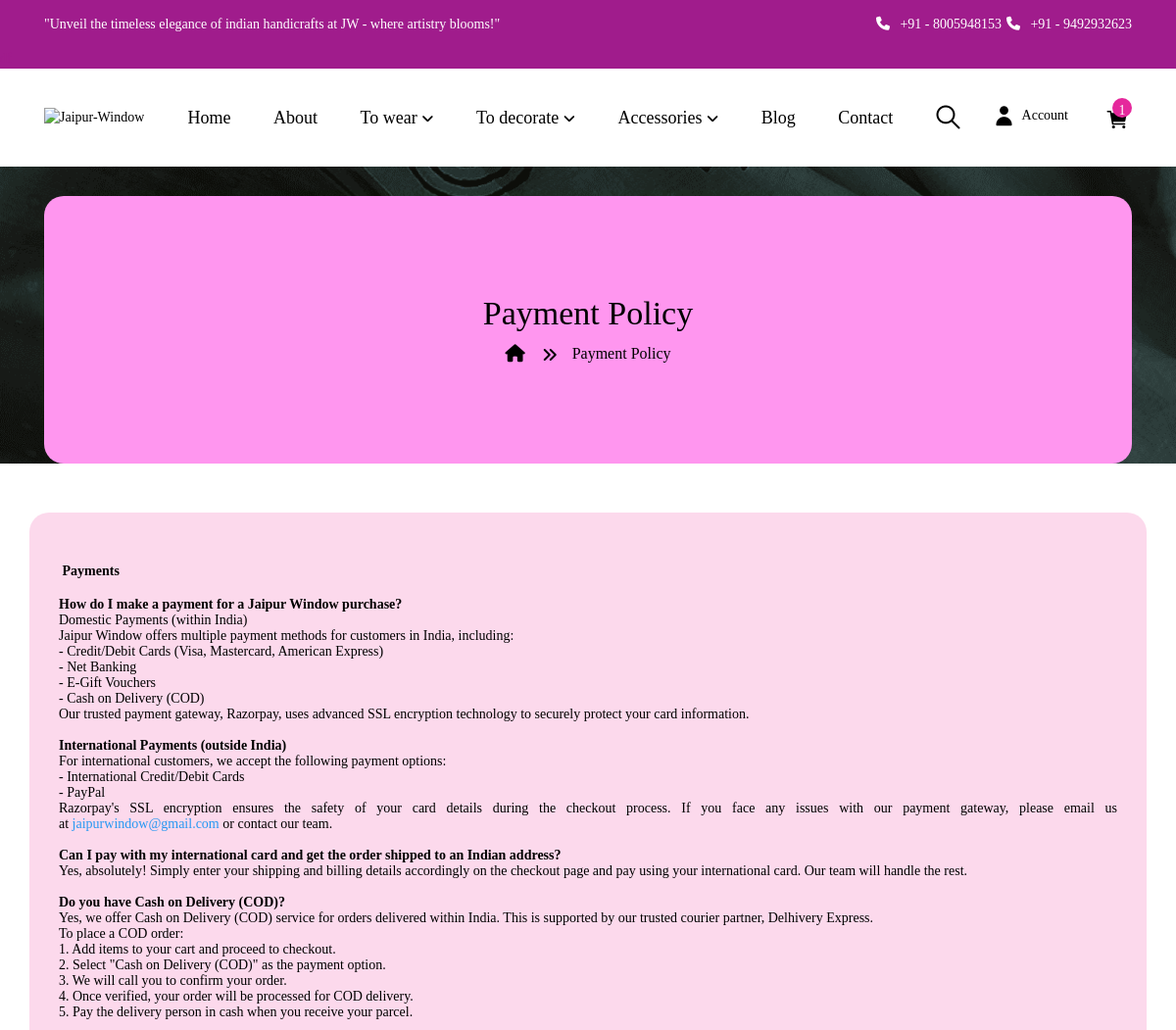
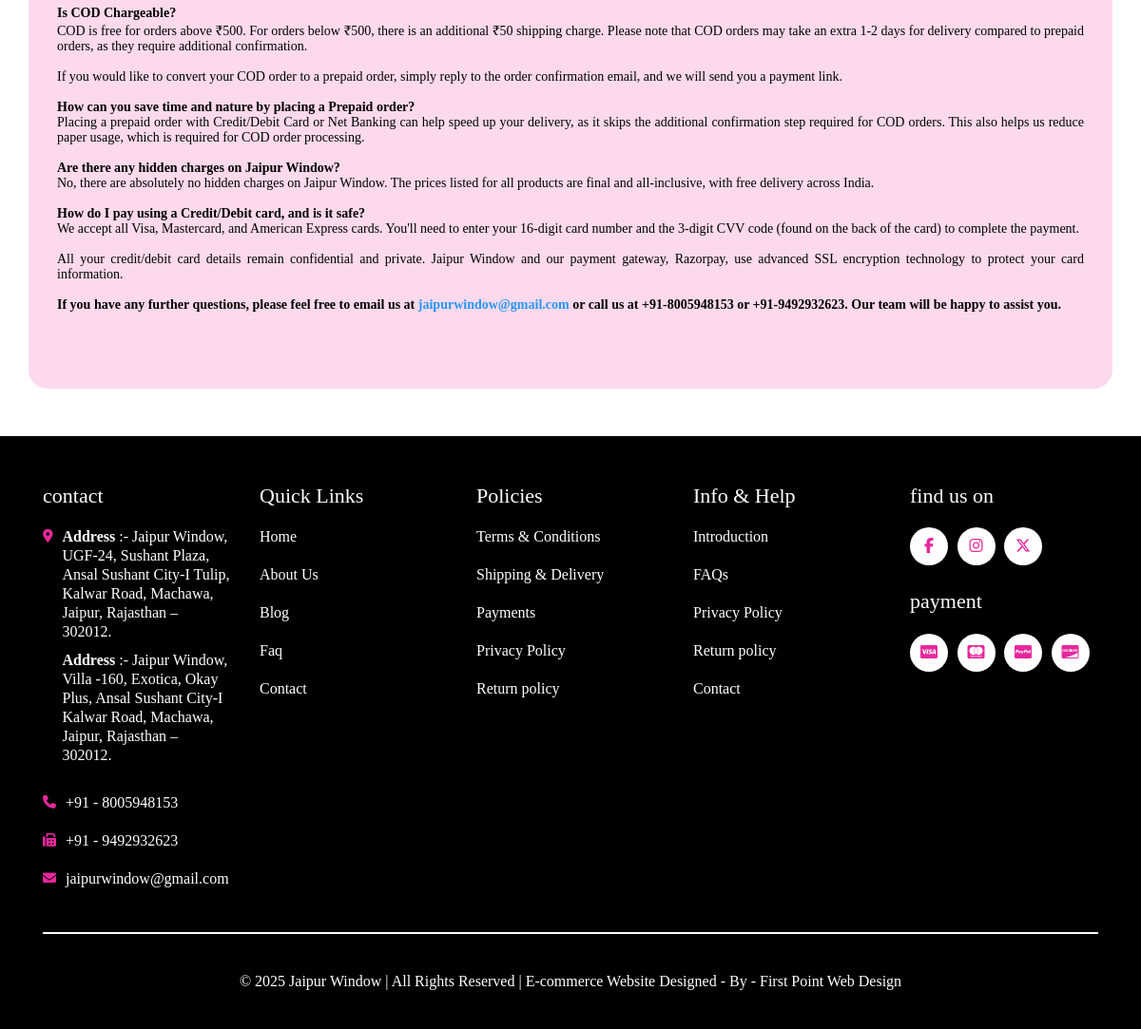
Page /payment-info.php (signed in) on the committed database (2 pictures, top to bottom).
### tables this page shows
CREATE TABLE `tbl_payment_policy` (
  `id` int(11) NOT NULL,
  `heading` text NOT NULL,
  `content` text NOT NULL,
  `create_at` timestamp NOT NULL DEFAULT current_timestamp() ON UPDATE current_timestamp()
);

CREATE TABLE `tbl_contact` (
  `id` int(11) NOT NULL,
  `heading` text NOT NULL,
  `address` text NOT NULL,
  `phone_no_1` text NOT NULL,
  `phone_no_2` text NOT NULL,
  `email` text NOT NULL,
  `shop_time` text NOT NULL,
  `map_links` text NOT NULL,
  `create_at` timestamp NOT NULL DEFAULT current_timestamp()
);

### payment-info.php (the view, shortened to what this page needs)
<?php
include('./admin/inc/config.php');
$statement = $pdo->prepare("SELECT * FROM tbl_payment_policy WHERE id=1");
$statement->execute();
$result = $statement->fetchAll(PDO::FETCH_ASSOC);
foreach ($result as $row) {
	$heading = $row['heading'];
	$content = $row['content'];
}
?>
<!DOCTYPE HTML>
<html lang="en-US">
<head>
    <link rel="stylesheet" href="assets/css/bootstrap.min.css">
    <link rel="stylesheet" href="assets/css/owl.carousel.css" type="text/css" media="all" />
    <link rel="stylesheet" href="./assets/cdnjs.cloudflare.com/ajax/libs/font-awesome/6.1.1/css/all.min.css" />
    <link rel="stylesheet" href="assets/fonts/vipodha-font.css" type="text/css" media="all">
    <link rel="stylesheet" href="assets/css/style.css" type="text/css" media="all" />
    <link rel="stylesheet" href="assets/css/mycss.css" type="text/css" media="all" />
    <link rel="stylesheet" href="assets/css/common-page-style.css" type="text/css" media="all" />
    <link rel="stylesheet" href="assets/css/my-cart.css" type="text/css" media="all" />
    <link rel="stylesheet" href="assets/css/vipodha_megamenu.css">
    <link rel="stylesheet" href="https://cdnjs.cloudflare.com/ajax/libs/font-awesome/6.7.2/css/all.min.css" />
</head>
<body class="aboutpage" style="background-image: url(./assets/images/banners/banner-main.jpeg); background-repeat: no-repeat; width: 100%; height: auto;  background-attachment: fixed; background-position: center; overflow-x: hidden !important">
	<?php include('include/header.php'); ?>
	<section>
		<div class="breadcrumb-main">
			<div class="container">
				<div class="breadcrumb-container">
					<h2 class="page-title"><?= $heading; ?></h2>
					<ul class="breadcrumb">
						<li class="breadcrumb-item">
							<a href="index.php">
								<i class="fas fa-home"></i>
							</a>
						</li>
						<li class="breadcrumb-item">
							<a><?= $heading; ?></a>
						</li>
					</ul>
				</div>
			</div>
		</div>
	</section>
	<div class="privacy-section">
		<div class="container">
			<div class="row" style="background-color:  #fcd9ec; border-radius: 20px; padding: 10px 30px;">
				<div id="content" class="col-sm-12  all-blog">
					<div class="information-information">
						<?= $content;  ?>
					</div>
				</div>
			</div>
		</div>
	</div>
	<?php include('include/footer.php'); ?>
    <link href="./assets/cdnjs.cloudflare.com/ajax/libs/animate.css/3.7.2/animate.min.css" rel="stylesheet" />
</body>
</html>

### include/footer.php (shortened to what this page needs)
<footer>
    <div class="container">
        <div class="footer-top">
            <div class="row">
                <div class="col-md-3">
                    <div class="position-footer-left">
                        <h5 class="toggled title">
                            contact
                        </h5>
                        <ul class="list-unstyled">
                            <?php
                            $statement = $pdo->prepare("SELECT * FROM tbl_contact WHERE id=1");
                            $statement->execute();
                            $result = $statement->fetchAll(PDO::FETCH_ASSOC);
                            foreach ($result as $row) {
                                $address = $row['address'];
                                $phone_no_1 = $row['phone_no_1'];
                                $phone_no_2 = $row['phone_no_2'];
                                $email = $row['email'];
                            }
                            ?>
                            <li>
                                <div class="site">
                                    <div class="contact_title"><i class="fa-solid fa-location-dot"></i></div>
                                    <div class="contact_site"><?= $address; ?></div>
                                </div>
                            </li>
                            <li>
                                <div class="phone">
                                    <div class="contact_title"><i class="fa fa-phone"></i></div>
                                    <div class="contact_site"><a href="tel:+91<?= $phone_no_1; ?>" class="contact_site">+91 - <?= $phone_no_1; ?></a></div>
                                </div>
                            </li>
                            <li>
                                <div class="fax">
                                    <div class="contact_title"><i class="fa fa-fax"></i></div>
                                    <div class="contact_site"><a href="tel:+91<?= $phone_no_2; ?>" class="contact_site">+91 - <?= $phone_no_2; ?></a></div>
                                </div>
                            </li>
                            <li>
                                <div class="email">
                                    <div class="contact_title"><i class="fa fa-envelope"></i></div>
                                    <div class="contact_site"><a href="mailto:<?= $email; ?>"
                                            class="contact_site"><?= $email; ?></a></div>
                                </div>
                            </li>
                        </ul>
                    </div>
                </div>
                <div class="col-md-3">
                    <h5 class="toggled">Quick Links</h5>
                    <ul class="list-unstyled">
                        <li><a href="index.php">Home</a></li>
                        <li><a href="about.php">About Us</a></li>
                        <li><a href="blog.php">Blog</a></li>
                         <li><a href="faq.php">Faq </a></li>
                        <li><a href="contact.php">Contact</a></li>
                    </ul>
                </div>
                <div class="col-md-3">
                    <h5 class="toggled">Policies</h5>
                    <ul class="list-unstyled">
                        <li><a href="terms-conditions.php">Terms & Conditions</a></li>
                        <li><a href="shipping-delivery.php">Shipping & Delivery</a></li>
                        <li><a href="payment-info.php">Payments</a></li>
                        <li><a href="privacy-policy.php">Privacy Policy</a></li>
                        <li><a href="return-policy.php">Return policy</a></li>
                    </ul>
                </div>
                <div class="col-md-3">
                    <h5 class="toggled">Info & Help</h5>
                    <ul class="list-unstyled">
                        <li><a href="about.php">Introduction</a></li>
                        <li><a href="index.php#faq">FAQs</a></li>
                        <li><a href="privacy-policy.php">Privacy Policy</a></li>
                        <li><a href="return-policy.php">Return policy</a></li>
                        <li><a href="contact.php">Contact</a></li>
                    </ul>
                </div>
                <div class="col-md-3">
                    <div class="position-footer-right">
                        <div class="follow-link">
                            <h4>find us on</h4>
                            <div class="social-media">
                                <a href=" https://www.facebook.com/JaipurWindow" target="_blank"><i class="fa-brands fa-facebook-f"></i></a>
                                <a href="https://www.instagram.com/JaipurWindow" target="_blank"><i class="fa-brands fa-instagram"></i></a>
                                <a href="https://x.com/jaipurwindow" target="_blank"><i class="fa-brands fa-x-twitter"></i></a>
                            </div>
                        </div>
                        <div class="payment-link">
                            <h4>payment</h4>
                            <div class="payment-method">
                                <a href="#"><i class="fa-brands fa-cc-visa"></i></a>
                                <a href="#"><i class="fa-brands fa-cc-mastercard"></i></a>
                                <a href="#"><i class="fa-brands fa-cc-paypal"></i></a>
                                <a href="#"><i class="fa-brands fa-cc-discover"></i></a>
                            </div>
                        </div>
                    </div>
                </div>
            </div>
        </div>
        <p class="copyright">© <?= date('Y'); ?> Jaipur Window | All Rights Reserved | <a href="https://firstpointwebdesign.com/" target="blank">E-commerce Website Designed </a> - By - <a href="https://firstpointwebdesign.com/" target="blank"> First Point Web Design</a></p>
    </div>
</footer>

### assets/css/style.css (style rules this page uses)
* { padding: 0; margin: 0; }
:root { --primary-color: #000; --primary-hover-color: #a01c8c; --secondary-color: #ffffff; --secondary-light-color: #1b1b1b; --background-color: #efefef; --border-color: #d9d9d9; --dark-primary-color: #e5289c; --pink: #eca5c6; --pink-base: #e5289c; --pink-m-dark: #a01c8c; --pink-light: #ff96ef; --pink-e-light: #ffcaf7; }
body { font-family: langlock; font-weight: 400; color: var(--primary-color); font-size: 14px; line-height: 20px; -webkit-font-smoothing: antialiased; }
h1, h2, h3, h4, h5, h6 { color: var(--primary-color); font-size: 22px; }
p { margin: 0 0 10px; }
.page-title { position: relative; }
footer { border: none; padding-top: 50px; margin-top: 50px; color: var(--secondary-color); background: var(--primary-hover-color); }
.position-footer-right h4, footer h5 { font-size: 22px; font-weight: 500; color: var(--secondary-color); margin: 0 0 10px 0; font-family: "Roboto", sans-serif; position: relative; display: inline-block; }
.position-footer-right div + div { margin-top: 25px; }
.footer-top .col-md-3 { width: 20%; }
.footer-top .position-footer-left ul li > div { display: flex; padding: 10px 0px; }
.contact_title { padding: 0 10px 0 0; }
.contact_site { font-size: 16px; color: var(--secondary-color); text-decoration: none; }
footer a { color: var(--secondary-color); padding: 10px 0; font-size: 16px; display: inline-block; text-decoration: none; }
.payment-method a, .social-media a { padding: 0; background: var(--secondary-color); color: var(--primary-hover-color); height: 40px; width: 40px; line-height: 40px; border-radius: 50%; text-align: center; }
.social-media, .payment-method { margin-top: 10px; }
.payment-method a + a, .social-media a + a { margin: 0 0 0 6px; }
p.copyright { padding: 30px 0; text-align: center; border-top: 2px solid var(--secondary-color); margin: 20px 0 0 0; font-size: 16px; }
.footer-top .contact_site a { padding: 0; }
.breadcrumb-main { text-align: center; padding: 100px 0; margin-bottom: 50px; background: url(assets/images/banners/breadcrumb_img.png); background-size: cover !important; }
.breadcrumb-main .page-title { font-size: 34px; color: var(--secondary-color); text-shadow: none; margin-bottom: 10px; }
.breadcrumb { margin: 0; padding: 0; border: none; background: transparent; border-radius: 0; justify-content: center; }
.breadcrumb > li a i { height: auto; width: auto; line-height: initial; font-size: 18px; margin-right: 7px; background: transparent; color: var(--secondary-color); }
.breadcrumb a { position: relative; font-size: 16px; color: var(--secondary-color); }
.breadcrumb > li + li { padding: 0 0 0 10px; }
.breadcrumb > li:last-child a { color: var(--secondary-color); }
.breadcrumb li + li a::before { content: "\f101"; font-family: "FontAwesome"; padding: 0 15px 0 0; color: var(--secondary-color); font-size: 16px; vertical-align: middle; display: inline-block; }
#content { min-height: auto; padding: 40px 0; }
.container { padding-left: 15px; padding-right: 15px; }
.row > * { padding-left: 15px; padding-right: 15px; }
.row { margin-left: -15px; margin-right: -15px; }

### assets/css/mycss.css (style rules this page uses)
body { overflow-y: scroll; }
#content { margin-bottom: 0 !important; }
footer { border: none; padding-top: 50px; margin-top: 50px; color: var(--secondary-color); background: var(--primary-color); }
footer i { color: var(--dark-primary-color); }
.page-title { margin-bottom: -15px; }
h1, h2, h3, h4, h5, h6, p { font-family: langlock !important; }
.block_box h3, p { font-family: langlock !important; }

### assets/css/common-page-style.css (style rules this page uses)
.breadcrumb-container { background-color: var(--pink-light); padding: 100px 0; border-radius: 20px; }
.breadcrumb-container .page-title { color: black; }
.breadcrumb-container .fa-home { color: black; }
.breadcrumb-item a { color: black !important; }
.breadcrumb-item a::before { color: black !important; }
.breadcrumb-main { padding: 0; padding-top: 30px; }

### rows in the picture
tbl_payment_policy: heading "Payment Policy", content "Payments How do I make a payment for a Jaipur Window purchase? Domestic Payments (within India) Jaipur Window offers multiple payment methods for customers in India, including: - Credit/Debit Cards (Visa, Mastercard, American Express) - Net Banking - E-Gift Vouchers - Cash on Delivery (COD) Our trusted payment gateway, Razorpay, uses advanced SSL encryption technology to securely protect your card information. International Payments (outside India) For international customers, we accept the following payment options: - International Credit/Debit Cards - PayPal Razorpay's SSL encryption ensures the safety of your card details during the checkout process. If you face any issues with our…"
tbl_contact: address "Address :- Jaipur Window, UGF-24, Sushant Plaza, Ansal Sushant City-I Tulip, Kalwar Road, Machawa, Jaipur, Rajasthan – 302012. Address :- Jaipur Window, Villa -160, Exotica, Okay Plus, Ansal Sushant City-I Kalwar Road, Machawa, Jaipur, Rajasthan – 302012.", phone_no_1 "8005948153", phone_no_2 "9492932623", email "jaipurwindow@gmail.com"

### other values in the picture
$total_items "1"
